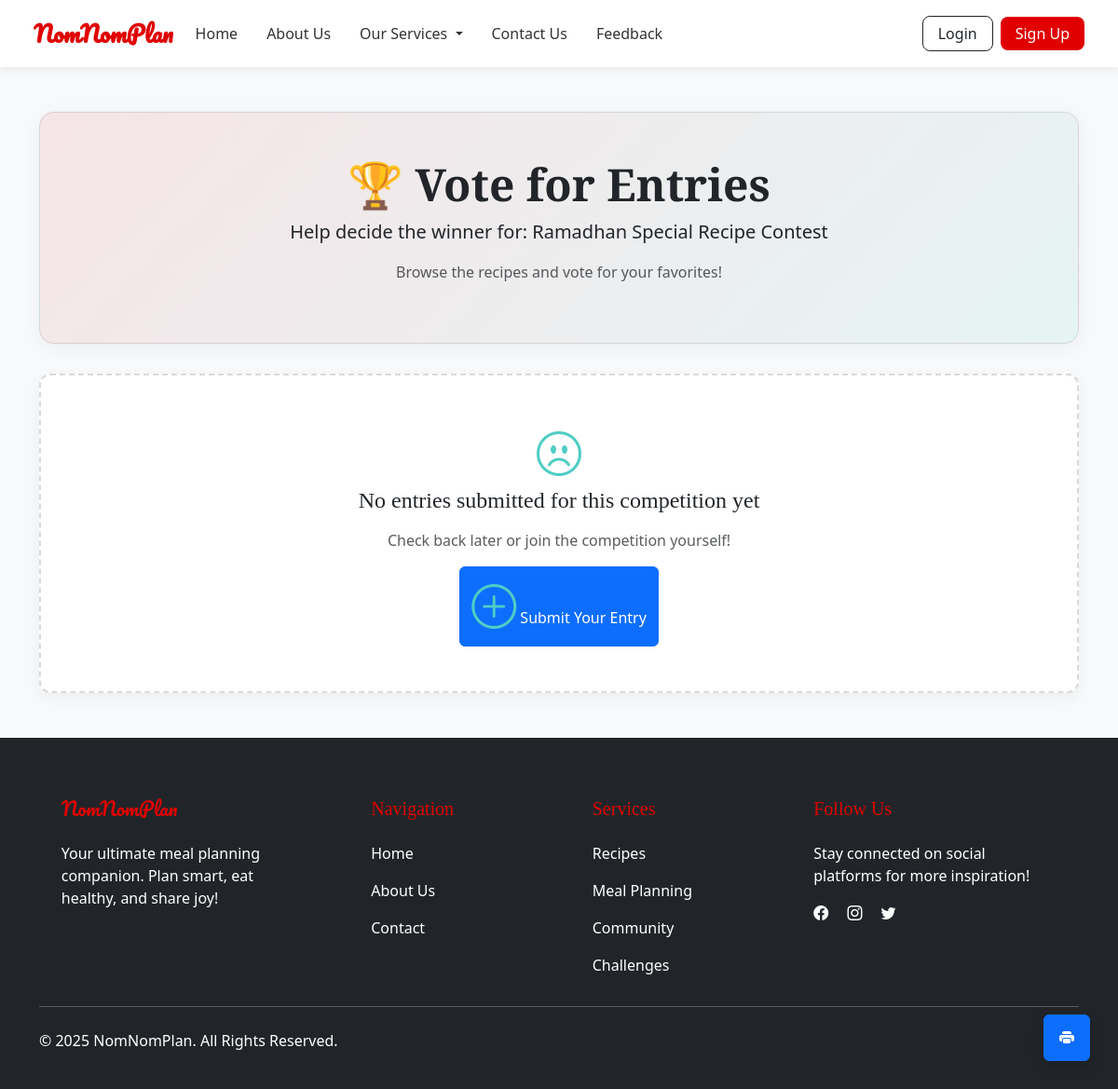
The page /competition-module/vote-entries.php?id=1 on the database as committed earlier.
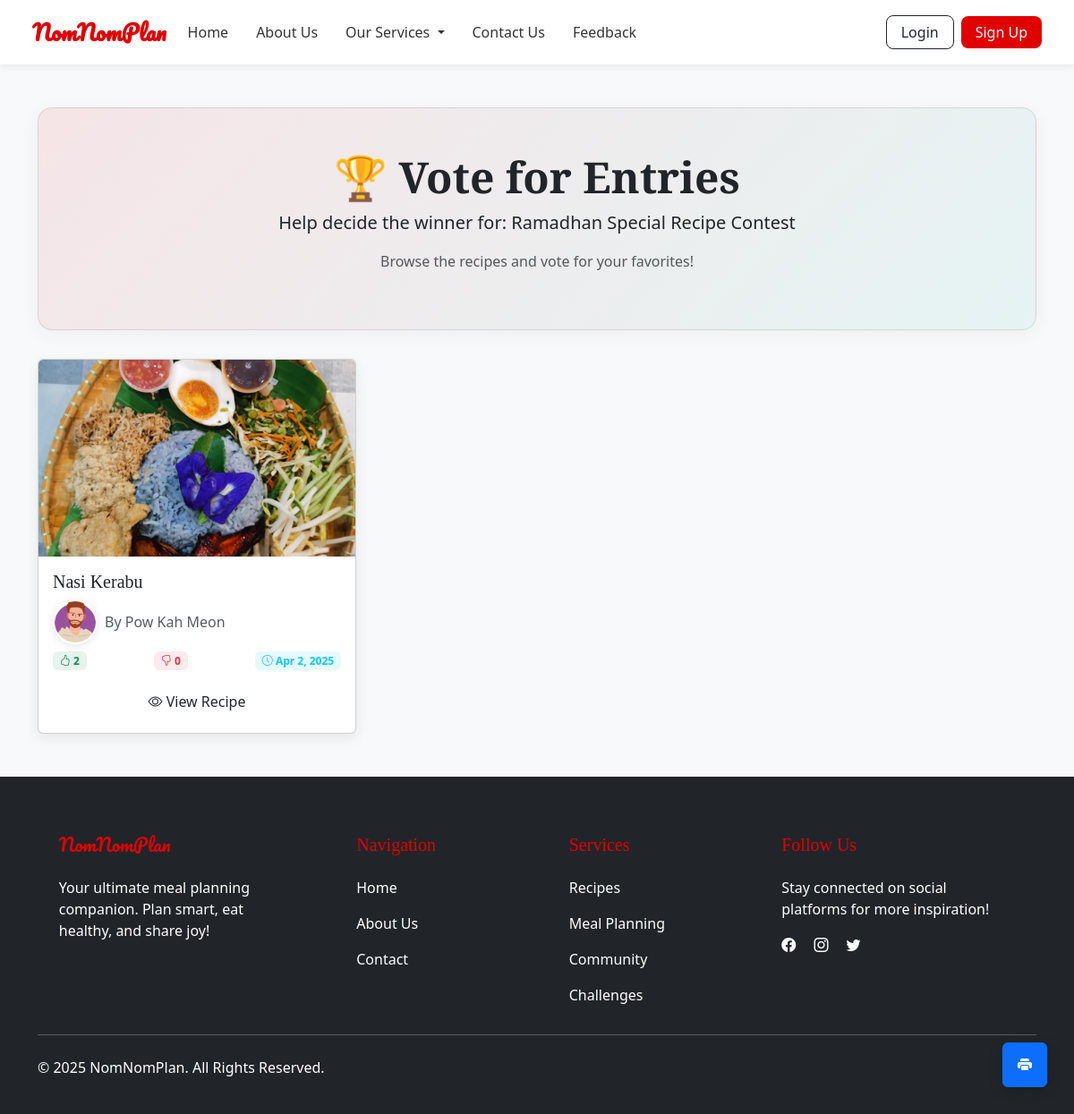
The same page on the database as committed later.
### tables this page shows
CREATE TABLE `recipes` (
  `id` int(11) NOT NULL,
  `title` varchar(255) NOT NULL,
  `description` text DEFAULT NULL,
  `ingredients` longtext DEFAULT NULL,
  `steps` longtext DEFAULT NULL,
  `cuisine` varchar(100) DEFAULT NULL,
  `prep_time` int(11) DEFAULT NULL,
  `cook_time` int(11) DEFAULT NULL,
  `total_time` int(11) DEFAULT NULL,
  `difficulty` enum('easy','medium','hard') DEFAULT NULL,
  `nutrition` longtext DEFAULT NULL,
  `status` enum('draft','pending','approved','rejected') DEFAULT 'pending',
  `is_public` tinyint(1) DEFAULT 1,
  `view_count` int(11) DEFAULT 0,
  `created_by` int(11) DEFAULT NULL,
  `created_at` timestamp NOT NULL DEFAULT current_timestamp(),
  `updated_at` timestamp NOT NULL DEFAULT current_timestamp() ON UPDATE current_timestamp(),
  `admin_note` text DEFAULT NULL,
  `image_url` varchar(255) DEFAULT NULL,
  `cooking_time` int(11) DEFAULT NULL,
  `difficulty_level` enum('easy','medium','hard') DEFAULT NULL
);

CREATE TABLE `users` (
  `id` int(11) NOT NULL,
  `name` varchar(100) NOT NULL,
  `email` varchar(100) NOT NULL,
  `password` varchar(255) NOT NULL,
  `role` enum('user','admin') DEFAULT 'user',
  `created_at` timestamp NOT NULL DEFAULT current_timestamp(),
  `avatar_url` varchar(255) DEFAULT NULL,
  `status` enum('active','pending','inactive') DEFAULT 'pending'
);

### competition-module/vote-entries.php (the view, shortened to what the changed rows need)
<?php
require_once '../includes/db.php';
$competition_id = (int) $_GET['id'];
$user_id = $_SESSION['user_id'] ?? null;
$entries = null;
$entriesError = false;
try {
    $entriesStmt = $conn->prepare("SELECT r.*, u.name AS author_name, u.avatar_url AS author_avatar,
        (SELECT vote FROM recipe_votes WHERE recipe_id = r.id AND user_id = ?) AS user_vote,
        (SELECT COUNT(*) FROM recipe_votes WHERE recipe_id = r.id AND vote = 1) AS upvotes,
        (SELECT COUNT(*) FROM recipe_votes WHERE recipe_id = r.id AND vote = -1) AS downvotes,
        (SELECT image_url FROM recipe_images WHERE recipe_id = r.id LIMIT 1) AS image_url
        FROM competition_entries e
        JOIN recipes r ON e.recipe_id = r.id
        JOIN users u ON r.created_by = u.id
        WHERE e.competition_id = ? AND e.status = 'approved'");
    $entriesStmt->bind_param("ii", $user_id, $competition_id);
    if (!$entriesStmt->execute()) {
        throw new Exception("Execute failed: " . $entriesStmt->error);
    }
    $entries = $entriesStmt->get_result();
} catch (Exception $e) {
    error_log("Database error: " . $e->getMessage());
    $entriesError = true;
}
?>
<!DOCTYPE html>
<html lang="en">
<head>
    <link href="https://cdn.jsdelivr.net/npm/bootstrap@5.3.2/dist/css/bootstrap.min.css" rel="stylesheet">
    <link href="https://cdn.jsdelivr.net/npm/bootstrap-icons@1.10.5/font/bootstrap-icons.css" rel="stylesheet">
</head>
<body class="bg-light">
<?php include '../navbar.php'; ?>
<div class="container py-5">
    <div class="page-header">
        <h1 class="display-5 fw-bold">🏆 Vote for Entries</h1>
    </div>
    <?php if (!$entriesError && $entries && $entries->num_rows > 0): ?>
        <div class="row g-4">
            <?php while ($entry = $entries->fetch_assoc()): ?>
                <?php
                $displayImage = (!empty($entry['image_url']))
                    ? '../uploads/recipes/' . htmlspecialchars(basename($entry['image_url']))
                    : '../assets/no-image.jpg';
                ?>
                <div class="col-md-6 col-lg-4">
                    <div class="recipe-card card h-100">
                        <div class="position-relative">
                            <img src="<?= $displayImage ?>" class="card-img-top" alt="<?= htmlspecialchars($entry['title']) ?>">
                        </div>
                        <div class="card-body">
                            <h5 class="card-title"><?= htmlspecialchars($entry['title']) ?></h5>
                            <div class="d-flex align-items-center mb-2">
                                <img src="<?= htmlspecialchars($entry['author_avatar'] ?? '../assets/default-avatar.jpg') ?>"
                                     class="author-avatar me-2"
                                     alt="<?= htmlspecialchars($entry['author_name']) ?>">
                                <span class="text-muted">By <?= htmlspecialchars($entry['author_name']) ?></span>
                            </div>
                            <div class="d-flex justify-content-between mb-3">
                                <span class="badge bg-success bg-opacity-10 text-success">
                                    <i class="bi bi-hand-thumbs-up"></i> <?= $entry['upvotes'] ?>
                                </span>
                                <span class="badge bg-danger bg-opacity-10 text-danger">
                                    <i class="bi bi-hand-thumbs-down"></i> <?= $entry['downvotes'] ?>
                                </span>
                                <span class="badge bg-info bg-opacity-10 text-info">
                                    <i class="bi bi-clock"></i> <?= date('M j, Y', strtotime($entry['created_at'])) ?>
                                </span>
                            </div>
                            <div class="d-flex gap-2">
                                <button class="btn btn-view flex-grow-1" data-bs-toggle="modal" data-bs-target="#recipeModal<?= $entry['id'] ?>">
                                    <i class="bi bi-eye"></i> View Recipe
                                </button>
                            </div>
                        </div>
                    </div>
                </div>
            <?php endwhile; ?>
        </div>
    <?php elseif ($entriesError): ?>
        <div class="alert alert-danger">Error loading entries. Please try again later.</div>
    <?php else: ?>
        <div class="empty-state">
            <i class="bi bi-emoji-frown"></i>
            <h4 class="mb-3">No entries submitted for this competition yet</h4>
            <p class="text-muted">Check back later or join the competition yourself!</p>
            <a href="submit-competition-entry.php?id=<?= $competition_id ?>" class="btn btn-primary">
                <i class="bi bi-plus-circle"></i> Submit Your Entry
            </a>
        </div>
    <?php endif; ?>
</div>
<?php include '../includes/footer.php'; ?>
</body>
</html>

Rows that differ between the two databases and show on the page:
now on this page (row edited): recipes: title "Nasi Kerabu", created_by.avatar_url (picture), created_by.name "Pow Kah Meon", upvotes "2", downvotes "0", created_at "Apr 2, 2025"
Other text that changed with them:
text no longer shown: "No entries submitted for this competition yet Check back later or join the competition yourself! Submit Your Entry"
